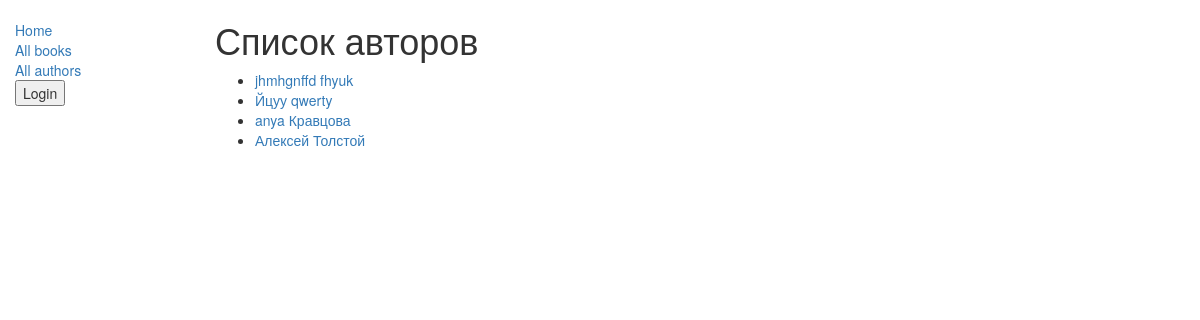
Before: /authors/ with the older database file.
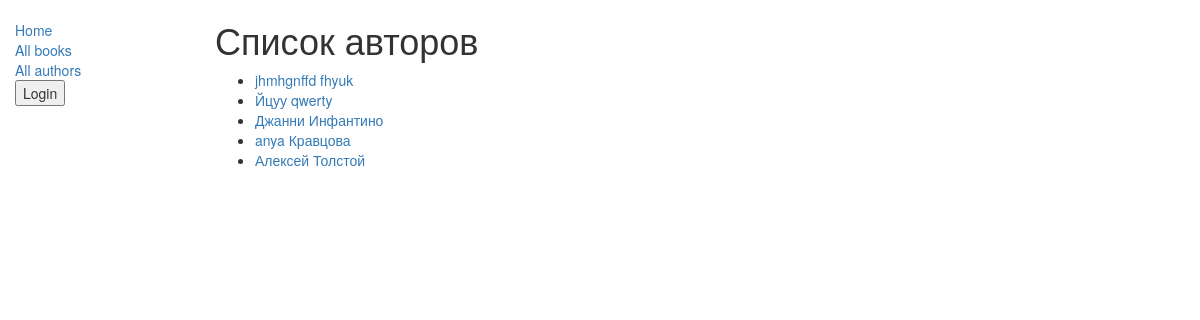
After: the same page with the newer database file.
### catalog/models.py (models this page shows, shortened)
class Author(models.Model):
    first_name = models.CharField(max_length=100)
    last_name = models.CharField(max_length=100)
    date_of_birth = models.DateField(null=True, blank=True)
    date_of_death = models.DateField('Died', null=True, blank=True)
    def get_absolute_url(self):
        return reverse('catalog:author-detail', args=[str(self.id)])
    class Meta:
        ordering = ['last_name']

### catalog/views.py (the view)
# urls.py: path('authors/',AuthorListView.as_view(),name='authors'),
class AuthorListView(generic.ListView):
    model = Author
    template_name = 'authors/author.html'

### catalog/templates/authors/author.html
{% extends "layout/base.html" %}
{% block content %}
    <h1>Список авторов</h1>
    {% if author_list %}
    <ul>
        {% for author in author_list %}
        <li>
            <a href="{{ author.get_absolute_url }}">{{ author.first_name }} {{ author.last_name }}</a>
        </li>
        {% endfor %}
    </ul>
    {% else %}
      <p>В библиотеке нет авторов.</p>
    {% endif %}
{% endblock %}

Changed rows visible on the page:
added Author: first_name "Джанни", last_name "Инфантино"
